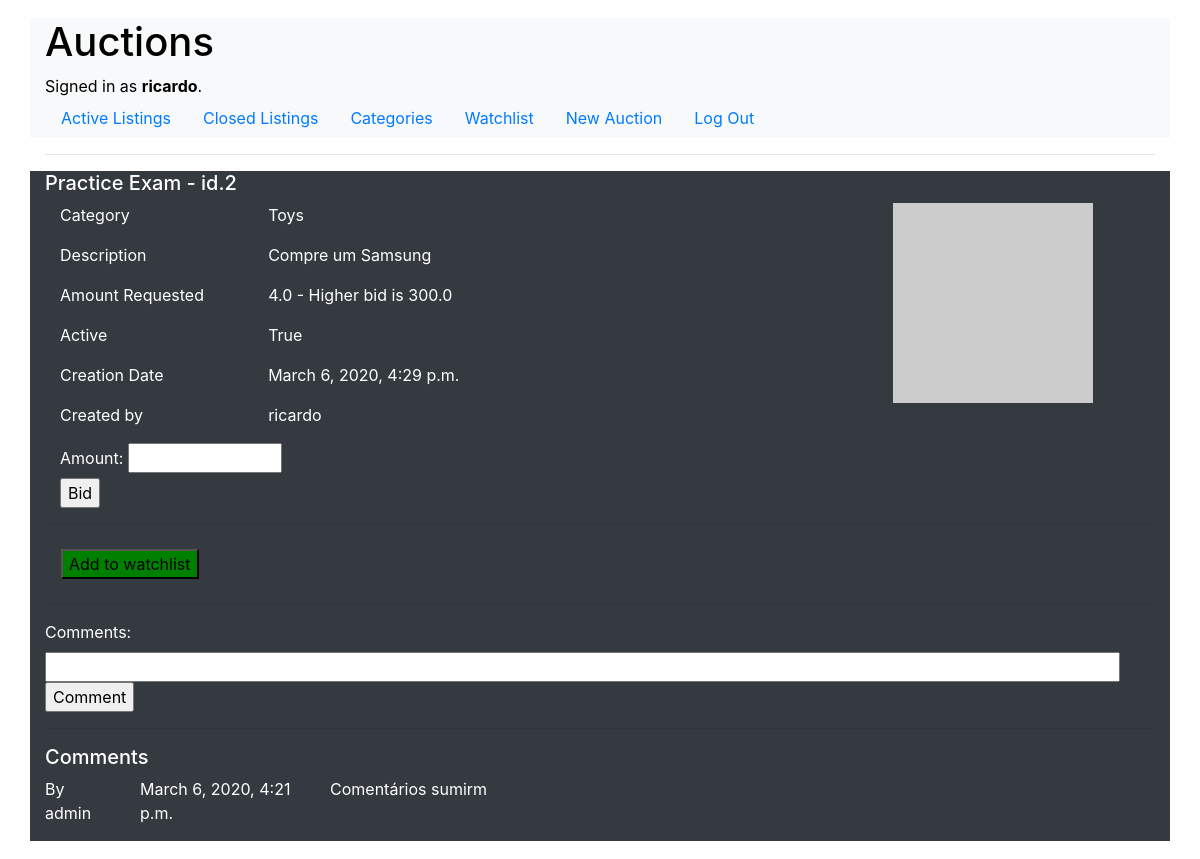
Before: /auction/2 with the older database file.
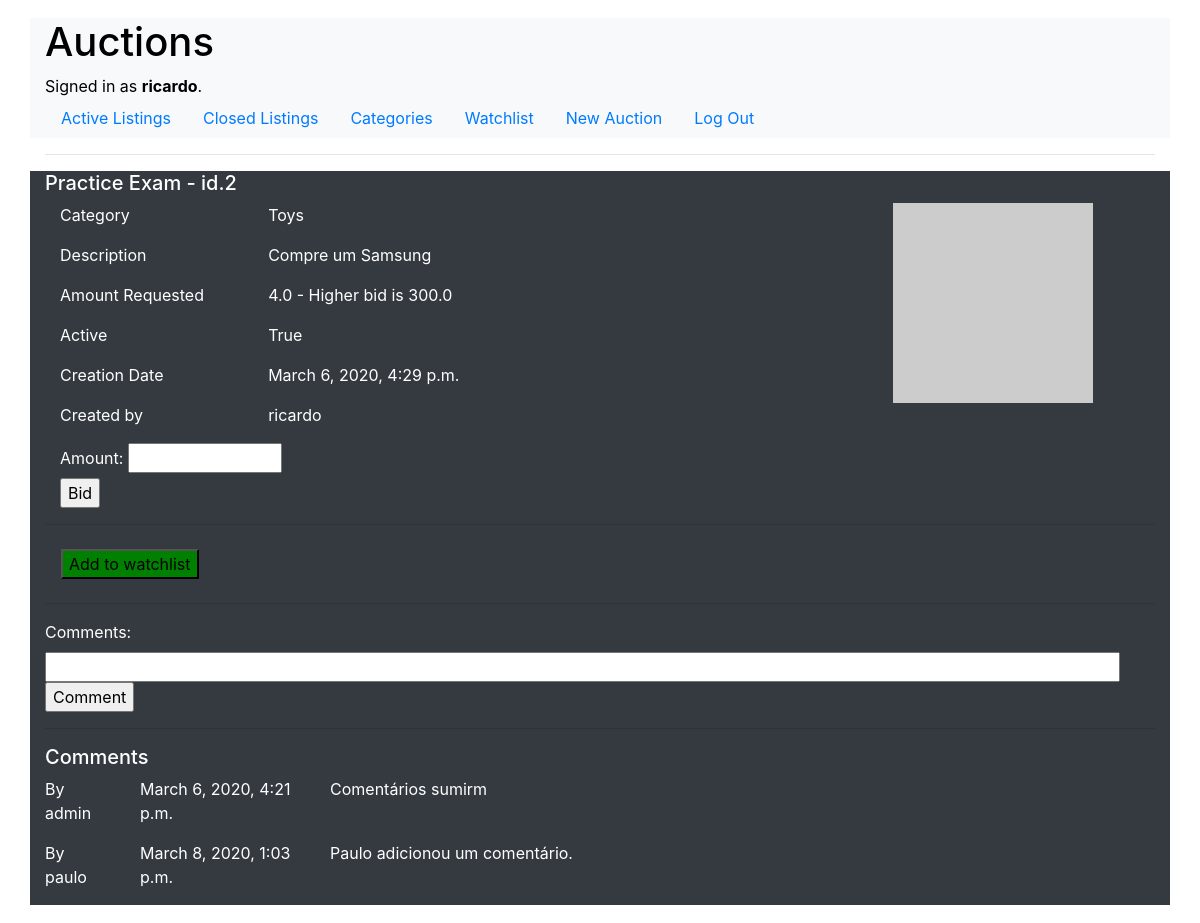
After: the same page with the newer database file.
### auctions/models.py (models this page shows, shortened)
class User(AbstractUser):
    pass

class Auctions(models.Model):
    id_auction = models.AutoField(primary_key=True)
    id_category = models.ForeignKey(
        Category, to_field='id_category', on_delete=models.PROTECT, db_column='id_category')
    id_user = models.ForeignKey(
        settings.AUTH_USER_MODEL,
        to_field='id',
        on_delete=models.CASCADE,
        null=True,
        db_column='id_user'
    )
    title = models.CharField("Title", max_length=100)
    description = models.TextField("Description")
    start_bid = models.FloatField("Start Bid", null=False)
    image_url = models.CharField("Image URL", max_length=255, null=True)
    date_creation = models.DateTimeField(auto_now=True)
    active = models.BooleanField("Active", default="True")

class Category(models.Model):
    id_category = models.CharField(max_length=5, primary_key=True)
    name = models.CharField(max_length=50)

class Comments(models.Model):
    id_comment = models.AutoField(primary_key=True)
    id_auction = models.ForeignKey(
        Auctions, to_field='id_auction', on_delete=models.CASCADE, db_column='id_auction')
    id_user = models.ForeignKey(
        settings.AUTH_USER_MODEL,
        to_field='id',
        on_delete=models.CASCADE,
        db_column='id_user'
    )
    comment = models.CharField("Comment", max_length=255)
    date_creation = models.DateTimeField(auto_now=True)

### auctions/views.py (the view)
# urls.py: path("auction/<int:id_auction>", views.auctions_item, name="auctions_item"),
def auctions_item(request, id_auction):
    winner = False
    category_name = ""
    try:
        alert_message = request.session["alert_message"]
        del request.session["alert_message"]
    except:
        alert_message = ""
    try:
        auction = Auctions.objects.get(id_auction=id_auction)
        cat = Category.objects.get(auctions__id_auction=id_auction)
        category_name = cat.name
        try:
            comments = Comments.objects.filter(id_auction=id_auction)
        except:
            comments = None
        try:
            max_bid = maxBid(id_auction)
            if max_bid == 0:
                higher_bid_message = "<< NO BIDS YET >>"            # There are no bids yet
            else:
                higher_bid_message = f" - Higher bid is {max_bid}"
            if not auction.active:
                if isWinner(id_auction, request.user):
                    alert_message = alert_message + \
                        "Congratulations. You are the WINNER of this bid."
                    winner = True
        except:
            winner = False
    except Auctions.DoesNotExist:
        return render(request, "auctions/auctionsItem.html", {
            "error_message": "This Auction Does Not Exist!"
        })
    auctionUser = User.objects.get(username=auction.id_user)
    try:
        Watchlist.objects.get(id_auction=id_auction, id_user=request.user)
        watchlist = True
    except:
        watchlist = False
    try:
        if auctionUser.id == request.user.id:
            owner = True
        else:
            owner = False
    except:
        owner = False
    return render(request, "auctions/auctionsItem.html", {
        "auction": auction,
        "comments": comments,
        "user": auction.id_user,
        "category": category_name,
        "watchlist": watchlist,
        "auction_owner": owner,
        "alert_message": alert_message,
        "higher_bid_message": higher_bid_message,
        "isTheWinner": winner
    })

### auctions/utils.py (called while the page is built)
def maxBid(id_auction):
    try:
        search_max = Bid.objects.filter(id_auction=id_auction)
        if search_max.exists():
            max_amount = search_max.aggregate(
                Max('amount'))
            return max_amount["amount__max"]
        else:
            return 0
    except:
        return 0

### auctions/templates/auctions/auctionsItem.html (shortened to what this page needs)
{% extends "auctions/layout.html" %}
{% block body %}
    {% if error_message %}
        <div><h1>{{ error_message }}</h1></div>
    {% else %}
        <h5>{{ auction.title }} - id.{{ auction.id_auction }} </h5>
        <div class="container">
        <div class="row">
        <div class="col-9">
            <div class="row">
                <div class="col-3"><p>Category</p></div>
                <div class="col-9"><p>{{ category }}</p></div>
            </div>
            <div class="row">
                <div class="col-3"><p>Description</p></div>
                <div class="col-9"><p>{{ auction.description }}</p></div>
            </div>
            <div class="row">
                <div class="col-3"><p>Amount Requested</p></div>
                <div class="col-9"><p>{{ auction.start_bid }} {{higher_bid_message}}</p></div>
            </div>
            <div class="row">
                <div class="col-3"><p>Active</p></div>
                <div class="col-9"><p>{{ auction.active }}</p></div>
            </div>
            <div class="row">
                <div class="col-3"><p>Creation Date</p></div>
                <div class="col-9"><p>{{ auction.date_creation }}</p></div>
            </div>
            <div class="row">
                <div class="col-3"><p>Created by</p></div>
                <div class="col-9"><p>{{ user }}</p></div>
            </div>
        </div>
        <div class="col-3"><img src="{{ auction.image_url }}" height=200 width=200></div>
        </div>
            {% if auction.active %}
                <div class="row">
                    <div class="col-3">
                        <form action="{% url 'auctions_bid' %}" method="POST">
                                <label for="amount">Amount: </label>
                                <input type="text" id="amount" pattern="([0-9]*\.[0-9]+|[0-9]+)" size="10" name="amount">
                                <input type="submit" value="Bid">
                            </form>
                    </div>
                    <div class="col-9"><p></p></div>
                </div>
            {% endif %}
        </div>
        <hr>
        <div>
            {% if user.is_authenticated and auction.id_auction and auction.active %}
                <ul class="nav">
                    {% if not watchlist %}
                        <li class="nav-item">
                            <a class="nav-link" href="{% url 'auctions_oper' "Add" auction.id_auction %}">
                                <input type="submit" style="background-color:Green;" value="Add to watchlist">
                            </a>
                        </li>
                    {% else %}
                        <li class="nav-item">
                            <a class="nav-link" href="{% url 'auctions_oper' "Delete" auction.id_auction %}">
                                <input type="submit" style="background-color:Red; color:white;" value="Remove from watchlist">
                            </a>
                        </li>
                    {% endif %}
                </ul>
            {% endif %}
        </div>
    {% endif %}
{% endblock %}
{% block comment %}
    {% if auction.active %}
        <hr>
        <div class="row">
            <div class="col-3">
                <form action="{% url 'auctions_comment' %}" method="POST">
                        <label for="amount">Comments: </label>
                        <input type="text" id="comment"  size="100" name="comment">
                        <input type="submit" value="Comment">
                    </form>
            </div>
            <div class="col-9"><p></p></div>
        </div>
        <hr>
    {% endif %}
    <div class="row">
        <div class="col-12"><h5>Comments</h5></div>
    </div>
    {% for comment in comments %}
        <div class="row">
            <div class="col-1"><p>By {{ comment.id_user }}</p></div>
            <div class="col-2"><p>{{ comment.date_creation }}</p></div>
            <div class="col-8"><p>{{ comment.comment }}</p></div>
        </div>
    {% endfor %}
{% endblock %}

### auctions/templates/auctions/layout.html (shortened to what this page needs)
{% load static %}
<!DOCTYPE html>
<html lang="en">
    <head>
        <link rel="stylesheet" href="https://stackpath.bootstrapcdn.com/bootstrap/4.4.1/css/bootstrap.min.css">
        <link href="{% static 'auctions/styles.css' %}" rel="stylesheet">
    </head>
    <body>
    <div class="container my-2 bg-light text-white">
        <div>
            <h1 style="color:black">Auctions</h1>
            <div style="color:black">
                {% if user.is_authenticated %}
                    Signed in as <strong>{{ user.username }}</strong>.
                {% else %}
                    Not signed in.
                {% endif %}
            </div>
            <ul class="nav nav-pills">
                <li class="nav-item">
                    <a class="nav-link {% if menu == 'active' %}active{% endif %}" href="{% url 'index' %}">Active Listings</a>
                </li>
                <li class="nav-item">
                    <a class="nav-link {% if menu == 'close' %}active{% endif %}" href="{% url 'index' %}?q=closed">Closed Listings</a>
                </li>
                <li class="nav-item">
                    <a class="nav-link {% if menu == 'cat' %}active{% endif %}" href="{% url 'categories' %}">Categories</a>
                </li>
                {% if user.is_authenticated %}
                    <li class="nav-item">
                        <a class="nav-link {% if menu == 'watch' %}active{% endif %}" href="{% url 'watchlist' %}">Watchlist</a>
                    </li>
                    <li class="nav-item">
                        <a class="nav-link {% if menu == 'new' %}active{% endif %}" href="{% url 'auctions_add' %}">New Auction</a>
                    </li>
                    <li class="nav-item">
                        <a class="nav-link {% if menu == 'logout' %}active{% endif %}" href="{% url 'logout' %}">Log Out</a>
                    </li>
                {% endif %}
            </ul>
        </div>
    </div>
    <div class="container my-2">
        <hr>
    </div>
    <div class="container my-2 bg-dark text-white">
        {% block body %}
        {% endblock %}
        {% block comment %}
        {% endblock %}
    </div>
    </body>
</html>

### auctions/static/auctions/styles.css (style rules this page uses)
body { padding: 10px; }

Changed rows visible on the page:
added Comments: id_user "paulo", date_creation "March 8, 2020, 1:03 p.m.", comment "Paulo adicionou um comentário."
